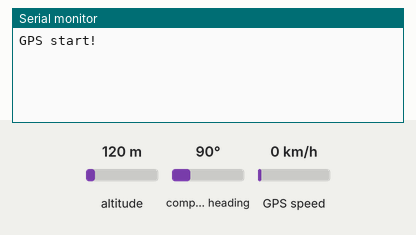
Recording of a sketch running on a simulated Arduino Uno, built with avr-gcc and run on an emulated ATmega328P. Parts: the last lines printed to the serial monitor. The test bench sets the inputs (shaded band); at power-on: altitude 120 m, compass heading 90°, GPS speed 0 km/h. The GPS gets a fix after 3 s at 37.7749, -122.4194 with 8 satellites.

Above: at 1.2 s.
1.3 s: altitude set to 20 m
At 3.7 s:
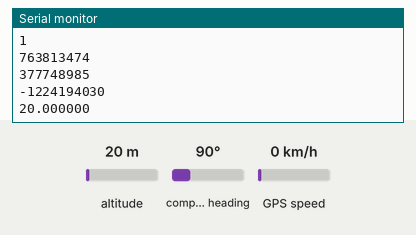
4.5 s: altitude set to 250 m
At 5.8 s:
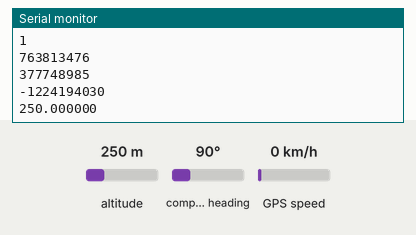
Timing chart, 0 to 7.5 s (numbered marks = the images above; inputs shaded):
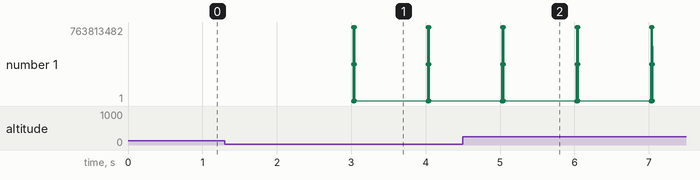

The sketch:

gps_test_select_longlatalt.ino
```cpp
#include <TinyGPS++.h>
#include <SoftwareSerial.h>
#include <time.h>
SoftwareSerial serial(13,12);

TinyGPSPlus gps;

void GpsTimeRead(void);
void convert(void);
void setup() {
  // put your setup code here, to run once:
  Serial.begin(115200);
  serial.begin(9600);

  Serial.println("GPS start!");

}

void loop() {
  // put your main code here, to run repeatedly:
  while(serial.available() > 0){
    char c = serial.read();
    gps.encode(c);
    if(gps.location.isUpdated()){

      //Serial.print("Lat=\t");   Serial.print(gps.location.lat(), 6);
      //Serial.print(" Lng=\t");   Serial.print(gps.location.lng(), 6);

      //Serial.print("Time=\t");   Serial.print(gps.time.year());
      //Serial.print("/");   Serial.print(gps.time.month());
      //Serial.print("/");   Serial.print(gps.time.day());
      //Serial.print(" ");   Serial.print(gps.time.hour());
      //Serial.print(":");   Serial.print(gps.time.minute());
      //Serial.print(":");   Serial.print(gps.time.second());
      //Serial.println("");
      Serial.println(gps.satellites.isValid());
      GpsTimeRead();
      convert();
      Serial.println(gps.altitude.meters(), 6);
      Serial.println("");
    }
  }
}
void convert(){
  long scale=10000000UL;
  long lat = gps.location.rawLat().deg*scale+gps.location.rawLat().billionths/100UL;
  if(gps.location.rawLat().negative) lat=-lat;
  long lon = gps.location.rawLng().deg*scale+gps.location.rawLng().billionths/100UL;
  if(gps.location.rawLng().negative) lon=-lon;
  Serial.println(lat);
  Serial.println(lon);
}

void  GpsTimeRead(void){
  tm t;
  time_t tim;
  tm* ltim;

  if( gps.time.isValid()){
    t.tm_year = gps.date.year() - 1900;
    t.tm_mon = gps.date.month() - 1; //0からカウントするので-1
    t.tm_mday = gps.date.day();
    t.tm_hour = gps.time.hour(); //日本：世界標準時から9時間ずれ
    t.tm_min = gps.time.minute();
    t.tm_sec = gps.time.second()+1;
    t.tm_isdst= -1;

    tim = mktime(&t);
    Serial.println(tim);
  }
}
```

Measured:
- after the input at 1.3 s, the serial monitor: prints a new line after 1.7 s (image 1)
- after the input at 4.5 s, the serial monitor: prints a new line after 0.53 s (image 2)
- plotted number 1: 20 → 250 after the input at 4.5 s
